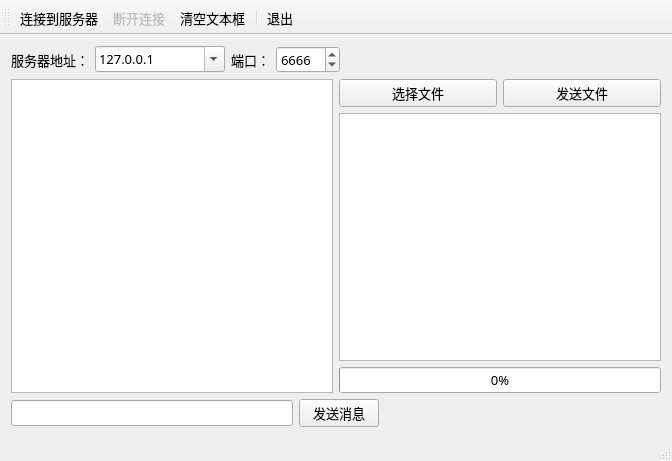
<?xml version="1.0" encoding="UTF-8"?>
<ui version="4.0">
 <class>MainWindow</class>
 <widget class="QMainWindow" name="MainWindow">
  <property name="geometry">
   <rect>
    <x>0</x>
    <y>0</y>
    <width>672</width>
    <height>461</height>
   </rect>
  </property>
  <property name="font">
   <font>
    <family>宋体</family>
    <pointsize>10</pointsize>
   </font>
  </property>
  <property name="windowTitle">
   <string>TCP Client</string>
  </property>
  <widget class="QWidget" name="centralWidget">
   <layout class="QVBoxLayout" name="verticalLayout_2">
    <item>
     <layout class="QHBoxLayout" name="horizontalLayout_2">
      <item>
       <widget class="QLabel" name="label">
        <property name="text">
         <string>服务器地址：</string>
        </property>
       </widget>
      </item>
      <item>
       <widget class="QComboBox" name="comboServer">
        <property name="minimumSize">
         <size>
          <width>130</width>
          <height>0</height>
         </size>
        </property>
        <property name="editable">
         <bool>true</bool>
        </property>
        <item>
         <property name="text">
          <string>127.0.0.1</string>
         </property>
        </item>
        <item>
         <property name="text">
          <string>localHost</string>
         </property>
        </item>
       </widget>
      </item>
      <item>
       <widget class="QLabel" name="label_2">
        <property name="text">
         <string>端口：</string>
        </property>
        <property name="alignment">
         <set>Qt::AlignRight|Qt::AlignTrailing|Qt::AlignVCenter</set>
        </property>
       </widget>
      </item>
      <item>
       <widget class="QSpinBox" name="spinPort">
        <property name="minimumSize">
         <size>
          <width>0</width>
          <height>0</height>
         </size>
        </property>
        <property name="minimum">
         <number>1</number>
        </property>
        <property name="maximum">
         <number>65535</number>
        </property>
        <property name="value">
         <number>6666</number>
        </property>
       </widget>
      </item>
      <item>
       <spacer name="horizontalSpacer_2">
        <property name="orientation">
         <enum>Qt::Horizontal</enum>
        </property>
        <property name="sizeHint" stdset="0">
         <size>
          <width>40</width>
          <height>20</height>
         </size>
        </property>
       </spacer>
      </item>
     </layout>
    </item>
    <item>
     <layout class="QHBoxLayout" name="horizontalLayout_4">
      <item>
       <widget class="QPlainTextEdit" name="plainTextEdit"/>
      </item>
      <item>
       <layout class="QVBoxLayout" name="verticalLayout">
        <item>
         <layout class="QHBoxLayout" name="horizontalLayout_3">
          <item>
           <widget class="QPushButton" name="btnSelectFile">
            <property name="text">
             <string>选择文件</string>
            </property>
           </widget>
          </item>
          <item>
           <widget class="QPushButton" name="btnSendFile">
            <property name="text">
             <string>发送文件</string>
            </property>
           </widget>
          </item>
         </layout>
        </item>
        <item>
         <widget class="QPlainTextEdit" name="plainTextEdit_file"/>
        </item>
        <item>
         <widget class="QProgressBar" name="progressBar">
          <property name="value">
           <number>0</number>
          </property>
         </widget>
        </item>
       </layout>
      </item>
     </layout>
    </item>
    <item>
     <layout class="QHBoxLayout" name="horizontalLayout">
      <item>
       <widget class="QLineEdit" name="editMsg"/>
      </item>
      <item>
       <widget class="QPushButton" name="btnSend">
        <property name="text">
         <string>发送消息</string>
        </property>
       </widget>
      </item>
      <item>
       <spacer name="horizontalSpacer">
        <property name="orientation">
         <enum>Qt::Horizontal</enum>
        </property>
        <property name="sizeHint" stdset="0">
         <size>
          <width>40</width>
          <height>20</height>
         </size>
        </property>
       </spacer>
      </item>
     </layout>
    </item>
   </layout>
  </widget>
  <widget class="QMenuBar" name="menuBar">
   <property name="geometry">
    <rect>
     <x>0</x>
     <y>0</y>
     <width>672</width>
     <height>24</height>
    </rect>
   </property>
  </widget>
  <widget class="QToolBar" name="mainToolBar">
   <property name="toolButtonStyle">
    <enum>Qt::ToolButtonTextUnderIcon</enum>
   </property>
   <attribute name="toolBarArea">
    <enum>TopToolBarArea</enum>
   </attribute>
   <attribute name="toolBarBreak">
    <bool>false</bool>
   </attribute>
   <addaction name="actConnect"/>
   <addaction name="actDisconnect"/>
   <addaction name="actClear"/>
   <addaction name="separator"/>
   <addaction name="actQuit"/>
  </widget>
  <widget class="QStatusBar" name="statusBar"/>
  <action name="actConnect">
   <property name="icon">
    <iconset resource="res.qrc">
     <normaloff>:/images/images/conserver.png</normaloff>:/images/images/conserver.png</iconset>
   </property>
   <property name="text">
    <string>连接到服务器</string>
   </property>
   <property name="toolTip">
    <string>连接到TCP服务器</string>
   </property>
  </action>
  <action name="actDisconnect">
   <property name="enabled">
    <bool>false</bool>
   </property>
   <property name="icon">
    <iconset resource="res.qrc">
     <normaloff>:/images/images/disconnect.png</normaloff>:/images/images/disconnect.png</iconset>
   </property>
   <property name="text">
    <string>断开连接</string>
   </property>
   <property name="toolTip">
    <string>断开TCP连接</string>
   </property>
  </action>
  <action name="actQuit">
   <property name="icon">
    <iconset resource="res.qrc">
     <normaloff>:/images/images/exit.png</normaloff>:/images/images/exit.png</iconset>
   </property>
   <property name="text">
    <string>退出</string>
   </property>
   <property name="toolTip">
    <string>退出本窗口</string>
   </property>
  </action>
  <action name="actClear">
   <property name="icon">
    <iconset resource="res.qrc">
     <normaloff>:/images/images/clear.png</normaloff>:/images/images/clear.png</iconset>
   </property>
   <property name="text">
    <string>清空文本框</string>
   </property>
   <property name="toolTip">
    <string>清空文本框</string>
   </property>
  </action>
 </widget>
 <layoutdefault spacing="6" margin="11"/>
 <resources>
  <include location="res.qrc"/>
 </resources>
 <connections>
  <connection>
   <sender>actQuit</sender>
   <signal>triggered()</signal>
   <receiver>MainWindow</receiver>
   <slot>close()</slot>
   <hints>
    <hint type="sourcelabel">
     <x>-1</x>
     <y>-1</y>
    </hint>
    <hint type="destinationlabel">
     <x>326</x>
     <y>237</y>
    </hint>
   </hints>
  </connection>
 </connections>
</ui>
